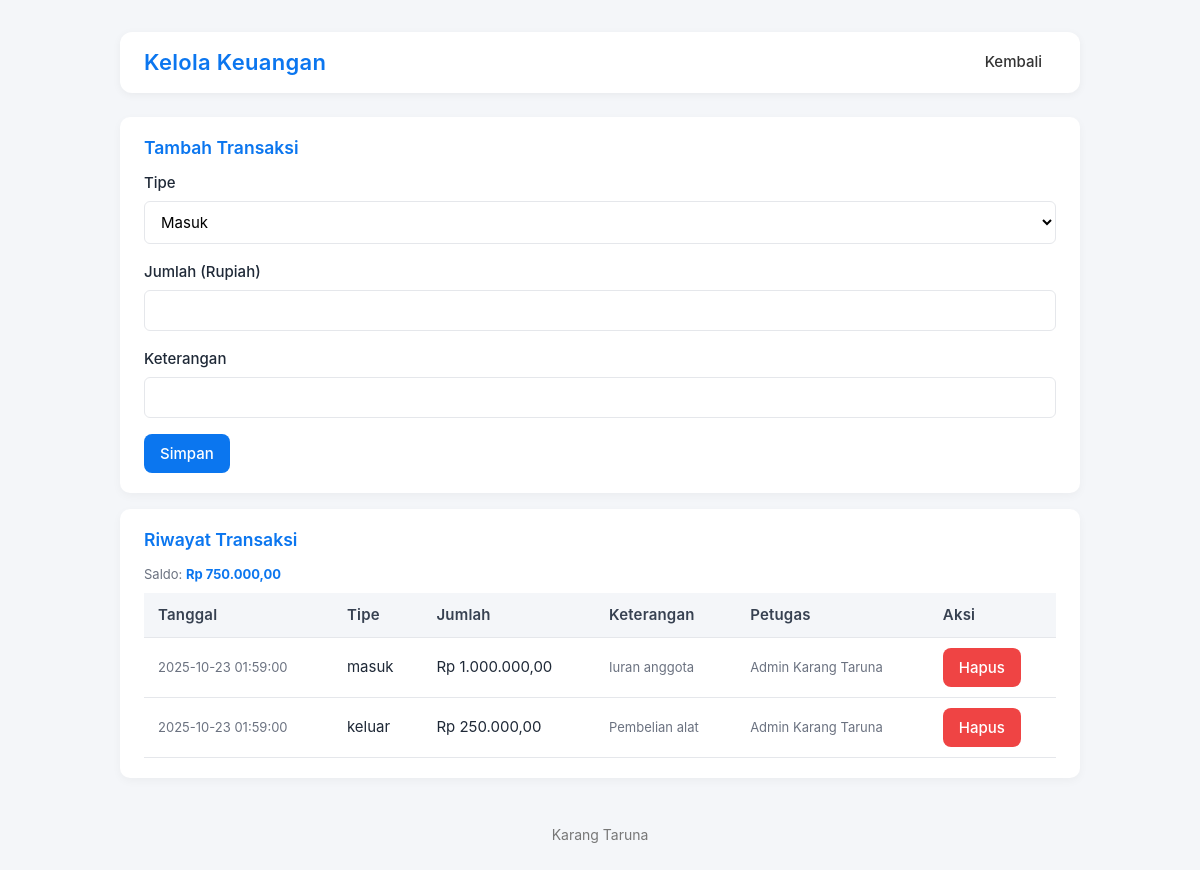
Screenshot of /keuangan.php (signed in) with the database file from the repository.
### tables this page shows
CREATE TABLE IF NOT EXISTS keuangan (
  id INT AUTO_INCREMENT PRIMARY KEY,
  tanggal DATETIME DEFAULT CURRENT_TIMESTAMP,
  tipe ENUM('masuk','keluar') NOT NULL,
  keterangan VARCHAR(255),
  jumlah DECIMAL(15,2) NOT NULL,
  created_by INT
);

CREATE TABLE IF NOT EXISTS users (
  id INT AUTO_INCREMENT PRIMARY KEY,
  full_name VARCHAR(150) NOT NULL,
  email VARCHAR(200) NOT NULL UNIQUE,
  phone VARCHAR(30),
  username VARCHAR(100) NOT NULL UNIQUE,
  password VARCHAR(255) NOT NULL,
  role ENUM('admin','member') NOT NULL DEFAULT 'member',
  created_at TIMESTAMP DEFAULT CURRENT_TIMESTAMP
);

### keuangan.php (the view, shortened to what this page needs)
<?php
require 'db.php';
$all = $conn->query("SELECT keuangan.*, users.full_name
                     FROM keuangan
                     LEFT JOIN users ON keuangan.created_by = users.id
                     ORDER BY tanggal DESC");
$tot_in = $conn->query("SELECT COALESCE(SUM(jumlah),0) as total FROM keuangan WHERE tipe='masuk'")->fetch_assoc()['total'];
$tot_out = $conn->query("SELECT COALESCE(SUM(jumlah),0) as total FROM keuangan WHERE tipe='keluar'")->fetch_assoc()['total'];
$saldo = $tot_in - $tot_out;
?>
<!doctype html>
<html>
<head>
 <link rel="stylesheet" href="css/style.css">
</head>
<body>
 <div class="container">
  <div class="header">
   <div class="brand">
    <h1>Kelola Keuangan</h1>
   </div>
   <div class="nav"><a href="dashboard_admin.php">Kembali</a></div>
  </div>
  <div class="card">
   <h3>Tambah Transaksi</h3>
   <form method="post">
    <div class="group">
     <label>Tipe</label>
     <select name="tipe" class="input">
      <option value="masuk">Masuk</option>
     </select>
    </div>
    <div class="group">
     <label>Jumlah (Rupiah)</label>
     <input name="jumlah" type="number" step="0.01" class="input" required>
    </div>
    <div class="group">
     <label>Keterangan</label>
     <input name="keterangan" class="input">
    </div>
    <div>
     <button class="btn" name="add" type="submit">Simpan</button>
    </div>
   </form>
  </div>
  <div class="card">
   <h3>Riwayat Transaksi</h3>
   <div class="small">Saldo: <strong>Rp <?= number_format($saldo, 2, ',', '.') ?></strong></div>
   <table class="table">
    <thead>
     <tr>
      <th>Tanggal</th>
      <th>Tipe</th>
      <th>Jumlah</th>
      <th>Keterangan</th>
      <th>Petugas</th>
      <th>Aksi</th>
     </tr>
    </thead>
    <tbody>
     <?php while ($r = $all->fetch_assoc()): ?>
     <tr>
      <td class="small"><?= htmlspecialchars($r['tanggal']) ?></td>
      <td><?= htmlspecialchars($r['tipe']) ?></td>
      <td>Rp <?= number_format($r['jumlah'], 2, ',', '.') ?></td>
      <td class="small"><?= htmlspecialchars($r['keterangan']) ?></td>
      <td class="small"><?= htmlspecialchars($r['full_name']) ?></td>
      <td>
       <form method="post" style="display:inline" onsubmit="return confirm('Yakin ingin menghapus transaksi ini?')">
        <button class="btn btn-danger" name="delete_trans" type="submit">Hapus</button>
       </form>
      </td>
     </tr>
     <?php endwhile; ?>
    </tbody>
   </table>
  </div>
  <div class="footer">Karang Taruna</div>
 </div>
</body>
</html>

### css/style.css (style rules this page uses)
:root { --primary: #0b76ef; --muted: #f4f6f9; --card: #ffffff; --text: #1f2937; --border: #e5e7eb; --danger: #ef4444; }
* { box-sizing: border-box; font-family: "Inter", Arial, sans-serif; }
body { margin:0; background:var(--muted); color:var(--text); line-height:1.6; font-size:15px; }
.container { max-width:1000px; margin:32px auto; padding:0 20px; }
.header { display:flex; justify-content:space-between; align-items:center; margin-bottom:24px; background:var(--card); padding:16px 24px; border-radius:12px; box-shadow:0 2px 8px rgba(0,0,0,0.05); }
.brand { display:flex; align-items:center; gap:10px; }
.brand h1 { margin:0; font-size:22px; color:var(--primary); font-weight:600; letter-spacing:0.3px; }
.nav a { margin-left:10px; text-decoration:none; color:#333; padding:8px 14px; border-radius:6px; transition:all .3s; font-weight:500; }
.card { background:var(--card); padding:20px 24px; border-radius:10px; box-shadow:0 3px 10px rgba(0,0,0,0.04); margin-bottom:16px; }
.card h2, .card h3 { margin-top:0; color:var(--primary); font-weight:600; margin-bottom:12px; }
h1,h2,h3,h4 { line-height:1.3; }
strong { color:var(--primary); }
.table { width:100%; border-collapse:collapse; margin-top:8px; }
.table th, .table td { padding:10px 14px; border-bottom:1px solid var(--border); text-align:left; vertical-align:middle; }
.table th { background:var(--muted); font-weight:600; color:#374151; letter-spacing:0.2px; }
.group { margin-bottom:16px; }
.group label { display:block; font-weight:500; margin-bottom:6px; }
input, textarea, select { width:100%; padding:10px 12px; border:1px solid var(--border); border-radius:6px; font-size:15px; transition:border-color .2s; background:#fff; }
button, .btn { display:inline-block; padding:10px 16px; border:none; border-radius:8px; background:#0b76ef; color:#fff; font-size:15px; font-weight:500; cursor:pointer; transition:background .25s, transform .2s; text-align:center; }
.btn-danger { background:var(--danger); color:#fff; }
.footer { margin-top:32px; padding:14px; text-align:center; color:#777; font-size:14px; }
.small { font-size:13px; color:#6b7280; }

### rows the page displays
keuangan: tanggal "2025-10-23 01:59:00", tipe "masuk", jumlah "1.000.000,00", keterangan "Iuran anggota", users.full_name "Admin Karang Taruna"
keuangan: tanggal "2025-10-23 01:59:00", tipe "keluar", jumlah "250.000,00", keterangan "Pembelian alat", users.full_name "Admin Karang Taruna"

### other values shown
$saldo "750.000,00"
